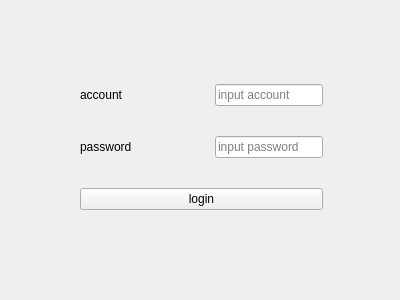
<?xml version="1.0" encoding="UTF-8"?>
<ui version="4.0">
 <class>Form</class>
 <widget class="QWidget" name="Form">
  <property name="geometry">
   <rect>
    <x>0</x>
    <y>0</y>
    <width>400</width>
    <height>300</height>
   </rect>
  </property>
  <property name="windowTitle">
   <string>Form</string>
  </property>
  <widget class="QWidget" name="">
   <property name="geometry">
    <rect>
     <x>80</x>
     <y>60</y>
     <width>243</width>
     <height>174</height>
    </rect>
   </property>
   <layout class="QVBoxLayout" name="verticalLayout">
    <item>
     <layout class="QHBoxLayout" name="horizontalLayout">
      <item>
       <widget class="QLabel" name="label">
        <property name="text">
         <string>account</string>
        </property>
       </widget>
      </item>
      <item>
       <spacer name="horizontalSpacer">
        <property name="orientation">
         <enum>Qt::Orientation::Horizontal</enum>
        </property>
        <property name="sizeHint" stdset="0">
         <size>
          <width>40</width>
          <height>20</height>
         </size>
        </property>
       </spacer>
      </item>
      <item>
       <widget class="QLineEdit" name="lineEdit">
        <property name="toolTip">
         <string/>
        </property>
        <property name="inputMask">
         <string/>
        </property>
        <property name="text">
         <string/>
        </property>
        <property name="placeholderText">
         <string>input account</string>
        </property>
       </widget>
      </item>
     </layout>
    </item>
    <item>
     <layout class="QHBoxLayout" name="horizontalLayout_2">
      <item>
       <widget class="QLabel" name="label_2">
        <property name="text">
         <string>password</string>
        </property>
       </widget>
      </item>
      <item>
       <spacer name="horizontalSpacer_2">
        <property name="orientation">
         <enum>Qt::Orientation::Horizontal</enum>
        </property>
        <property name="sizeHint" stdset="0">
         <size>
          <width>40</width>
          <height>20</height>
         </size>
        </property>
       </spacer>
      </item>
      <item>
       <widget class="QLineEdit" name="lineEdit_2">
        <property name="placeholderText">
         <string>input password</string>
        </property>
       </widget>
      </item>
     </layout>
    </item>
    <item>
     <widget class="QPushButton" name="pushButton">
      <property name="text">
       <string>login</string>
      </property>
     </widget>
    </item>
   </layout>
  </widget>
 </widget>
 <resources/>
 <connections/>
</ui>
